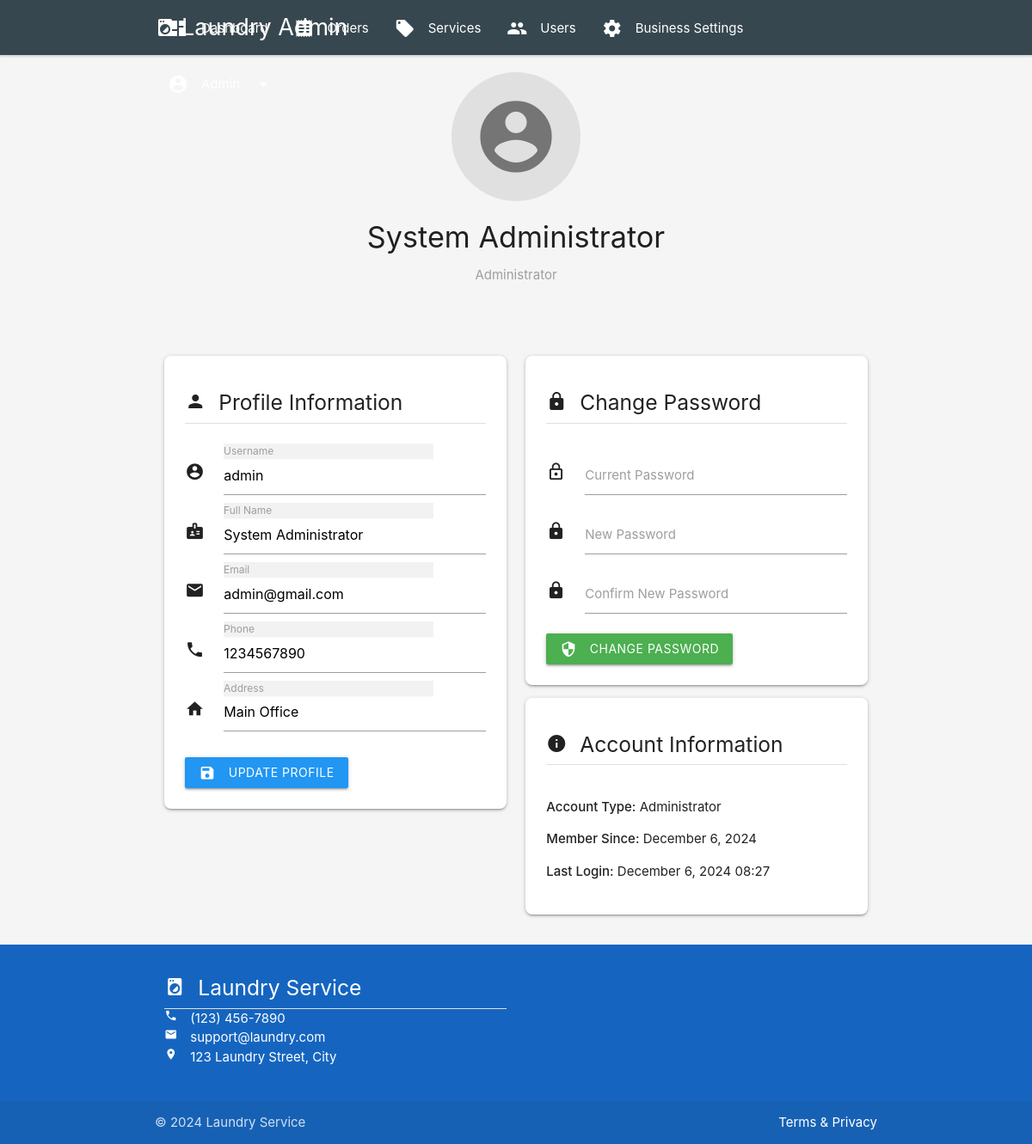
/admin/profile.php (signed in), run on an earlier commit of the app's database.
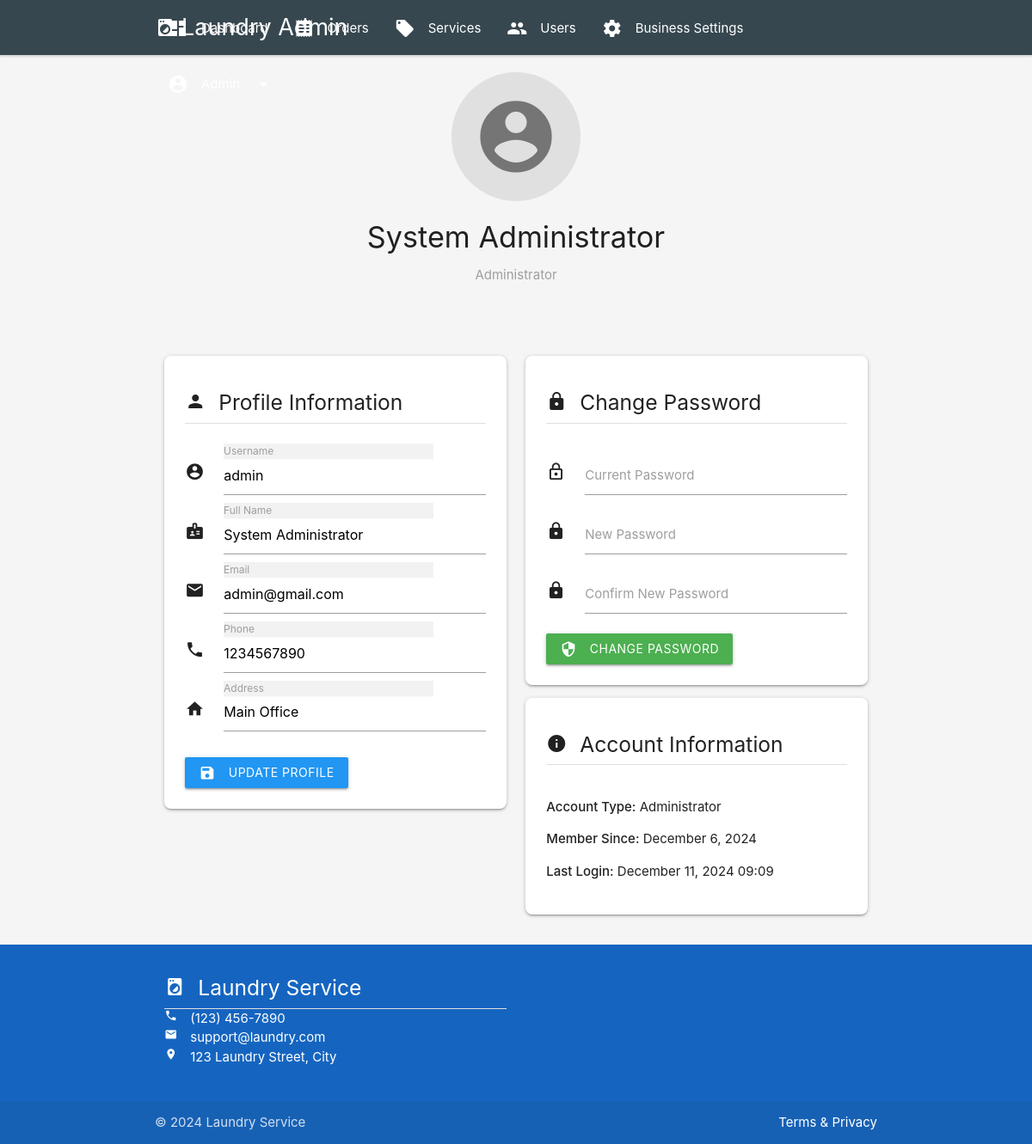
And on a later commit of the database.
### tables this page shows
CREATE TABLE `users` (
  `user_id` int(11) NOT NULL,
  `username` varchar(50) NOT NULL,
  `email` varchar(100) NOT NULL,
  `password` varchar(255) NOT NULL,
  `full_name` varchar(100) DEFAULT NULL,
  `phone` varchar(20) DEFAULT NULL,
  `address` text DEFAULT NULL,
  `role` enum('customer','admin') DEFAULT 'customer',
  `created_at` timestamp NOT NULL DEFAULT current_timestamp(),
  `last_login` timestamp NULL DEFAULT NULL,
  `status` enum('active','blocked') DEFAULT 'active'
);

### admin/profile.php (the view, shortened to what the changed rows need)
<?php
require_once '../includes/db_connect.php';
$stmt = $pdo->prepare("SELECT * FROM users WHERE user_id = ? AND role = 'admin'");
$stmt->execute([$_SESSION['user_id']]);
$admin = $stmt->fetch();
?>
<!DOCTYPE html>
<html>
<head>
    <link rel="stylesheet" href="https://cdnjs.cloudflare.com/ajax/libs/materialize/1.0.0/css/materialize.min.css">
</head>
<body class="grey lighten-4">
    <div class="container">
        <div class="row">
            <div class="col s12">
                <div class="profile-header center-align">
                    <div class="profile-avatar">
                        <i class="material-icons">account_circle</i>
                    </div>
                    <h4><?php echo htmlspecialchars($admin['full_name']); ?></h4>
                    <p class="grey-text">Administrator</p>
                </div>
            </div>
        </div>
        <div class="row">
            <div class="col s12 m6">
                <div class="card-panel">
                    <br>
                    <form method="POST" action="">
                        <div class="input-field">
                            <i class="material-icons prefix">account_circle</i>
                            <input type="text" id="username" name="username" value="<?php echo htmlspecialchars($admin['username']); ?>" required>
                            <label for="username">Username</label>
                        </div>
                        <div class="input-field">
                            <i class="material-icons prefix">badge</i>
                            <input type="text" id="full_name" name="full_name" value="<?php echo htmlspecialchars($admin['full_name']); ?>" required>
                            <label for="full_name">Full Name</label>
                        </div>
                        <div class="input-field">
                            <i class="material-icons prefix">email</i>
                            <input type="email" id="email" name="email" value="<?php echo htmlspecialchars($admin['email']); ?>" required>
                            <label for="email">Email</label>
                        </div>
                        <div class="input-field">
                            <i class="material-icons prefix">phone</i>
                            <input type="tel" id="phone" name="phone" value="<?php echo htmlspecialchars($admin['phone']); ?>">
                            <label for="phone">Phone</label>
                        </div>
                        <div class="input-field">
                            <i class="material-icons prefix">home</i>
                            <textarea id="address" name="address" class="materialize-textarea"><?php echo htmlspecialchars($admin['address']); ?></textarea>
                            <label for="address">Address</label>
                        </div>
                    </form>
                </div>
            </div>
            <div class="col s12 m6">
                <div class="card-panel">
                    <h5><i class="material-icons left">info</i>Account Information</h5>
                    <div class="divider"></div>
                    <br>
                    <p><strong>Account Type:</strong> Administrator</p>
                    <p><strong>Member Since:</strong> <?php echo date('F j, Y', strtotime($admin['created_at'])); ?></p>
                    <p><strong>Last Login:</strong> <?php echo date('F j, Y H:i', strtotime($admin['last_login'])); ?></p>
                </div>
            </div>
        </div>
    </div>
</body>
</html>

What changed in the data, as far as the page shows it:
changed users "System Administrator": last_login "December 6, 2024 08:27" → "December 11, 2024 09:09"
